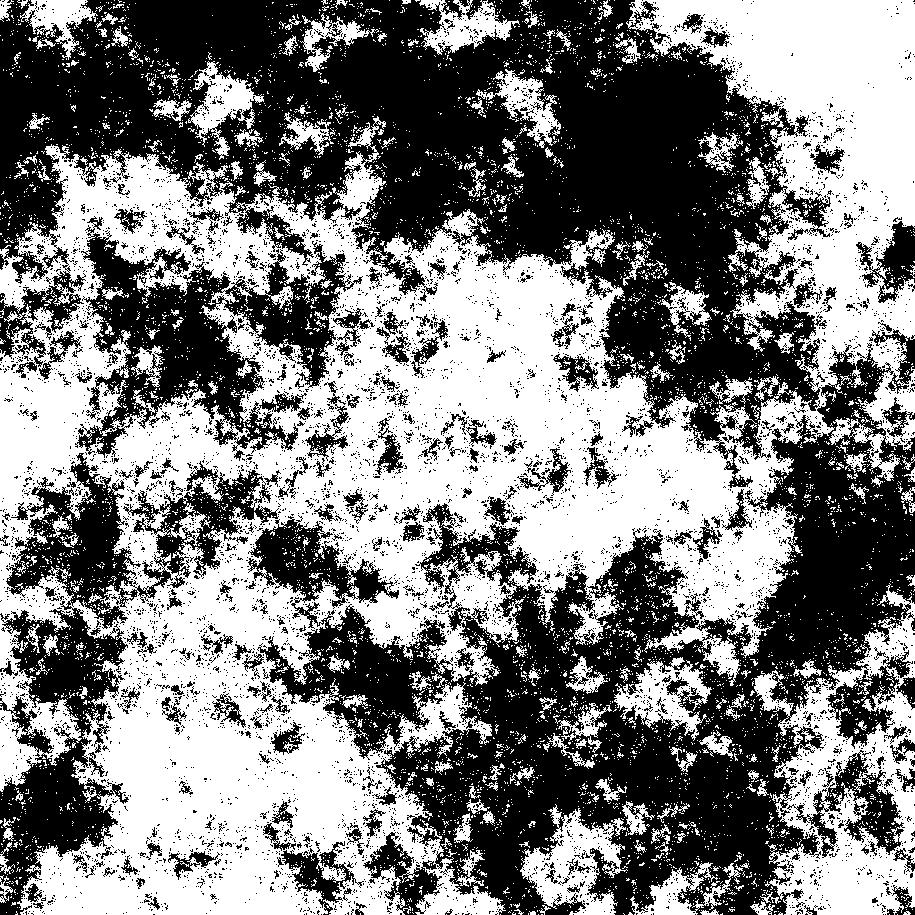
#> input picture sample_fractals/s2_d1.8.png, 915 x 915 px
$ python power-spectrum.py
#> lines starting #> are read from the running program, lines starting #| are printed output that depends on the picture; after the words box and inside, x2 and y2 are one past the last pixel; in counts of white or black regions, pixels touching at a corner belong together; long printed decimals are rounded
import matplotlib.image as mpimg
import numpy as np
import scipy.stats as stats
import matplotlib.pyplot as plt

image = mpimg.imread("sample_fractals/s2_d1.8.png")
#> image is the input picture: shape (915, 915, 3) float32; values 0 (black) and 1 (white), 49.7% white; 7106 white regions (6853 under 20 px), largest, box (x1, y1, x2, y2) and area: (0, 0, 915, 915) 333670, (754, 583, 915, 915) 22534, (520, 804, 628, 915) 5472
image = image[:, :, 0]

npix = image.shape[0]
#> npix = 915

fourier_image = np.fft.fftn(image)
fourier_amplitudes = np.abs(fourier_image)**2

kfreq = np.fft.fftfreq(npix) * npix
kfreq2D = np.meshgrid(kfreq, kfreq)
knrm = np.sqrt(kfreq2D[0]**2 + kfreq2D[1]**2)

knrm = knrm.flatten()
fourier_amplitudes = fourier_amplitudes.flatten()

kbins = np.arange(0.5, npix//2+1, 1.)
#> kbins = 458 values from 0.5 to 457.5
kvals = 0.5 * (kbins[1:] + kbins[:-1])
#> kvals = 457 values from 1 to 457
Abins, _, _ = stats.binned_statistic(knrm, fourier_amplitudes,
                                     statistic = "mean",
                                     bins = kbins)
#> Abins = 457 values, max 1.79e+09 at index 0, min 51153.6 at index 449, mean 10458084.9
Abins *= np.pi * (kbins[1:]**2 - kbins[:-1]**2)
#> Abins = 457 values, max 1.74e+10 at index 1, min 112852460.7 at index 256, mean 358347751.5

m, b = np.polyfit(np.log(kvals), np.log(Abins), 1)
#> m = -0.696; b = 22.61

print(m)
#| -0.6959

plt.loglog(kvals, Abins)
plt.xlabel("$k$")
plt.ylabel("$P(k)$")
plt.tight_layout()
plt.show()
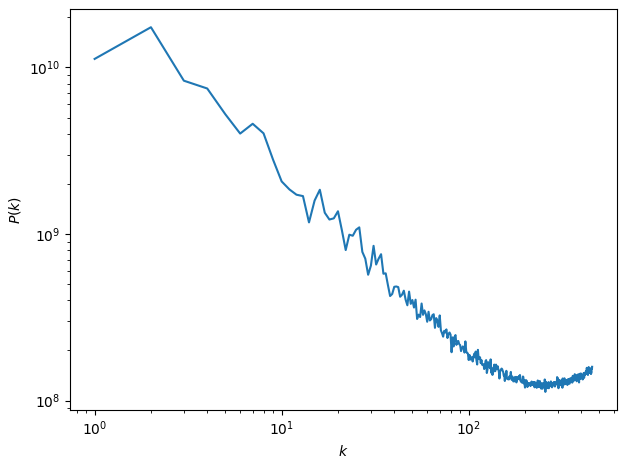
#> figure drawn by matplotlib, 1 panel; curve peaks at x = 2, y = 1.74e+10
#plt.savefig("cloud_power_spectrum.png", dpi=300, bbox_inches="tight")

$ run again, with sample_fractals/s2_d1.0.png copied over sample_fractals/s2_d1.8.png
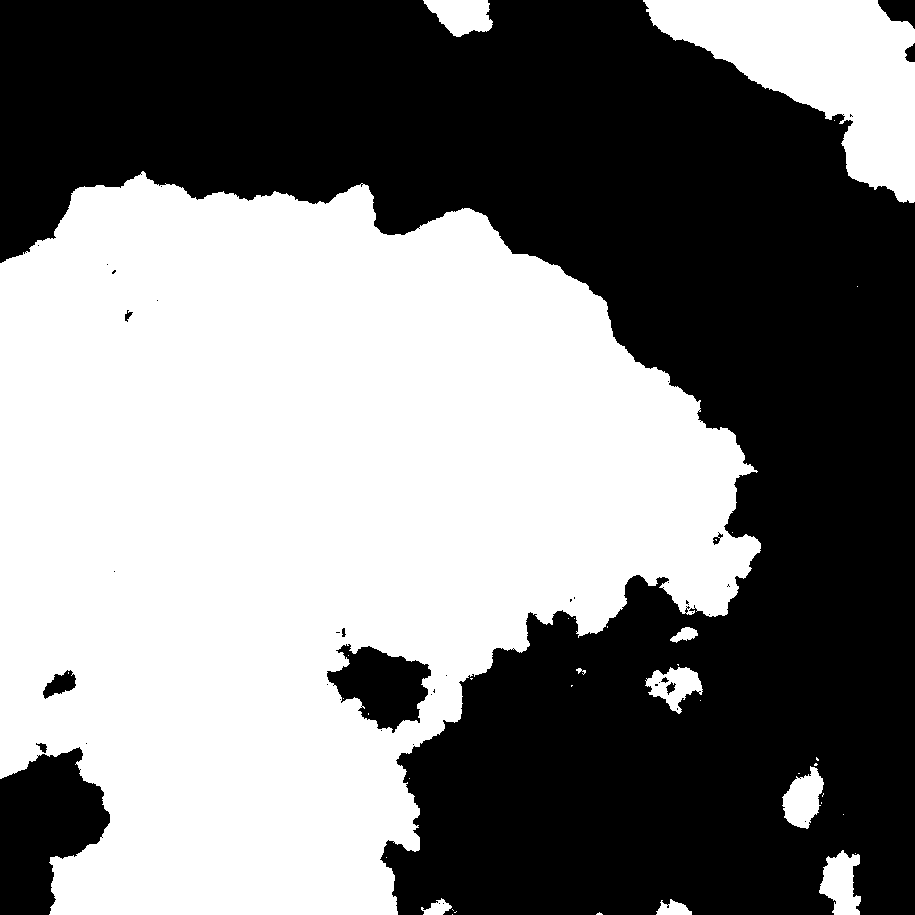
#> input picture sample_fractals/s2_d1.0.png, 915 x 915 px
#> image is the input picture: shape (915, 915, 3) float32; values 0 (black) and 1 (white), 49.9% white; 38 white regions (28 under 20 px), largest, box (x1, y1, x2, y2) and area: (0, 171, 761, 915) 383522, (643, 0, 915, 203) 26870, (819, 850, 861, 915) 1785
#> `Abins, _, _ = stats.binned_statistic(knrm, fourier_amplitudes, statist..`: Abins = 457 values, max 1.02e+10 at index 0, min 1220.2 at index 444, mean 32118560.3
#> `Abins *= np.pi * (kbins[1:]**2 - kbins[:-1]**2)`: Abins = 457 values, max 6.38e+10 at index 0, min 3324401 at index 399, mean 350619552.4
#> m = -1.65; b = 24.69
#| -1.648
#> `plt.show()`:
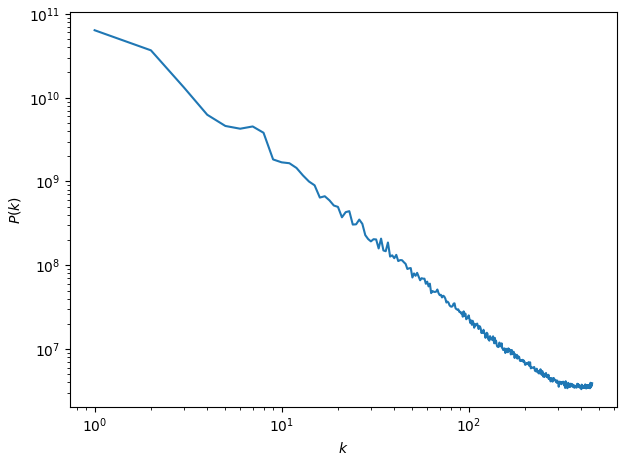
#> figure drawn by matplotlib, 1 panel; curve peaks at x = 1, y = 6.38e+10

$ run again, with sample_fractals/s2_d1.2.png copied over sample_fractals/s2_d1.8.png
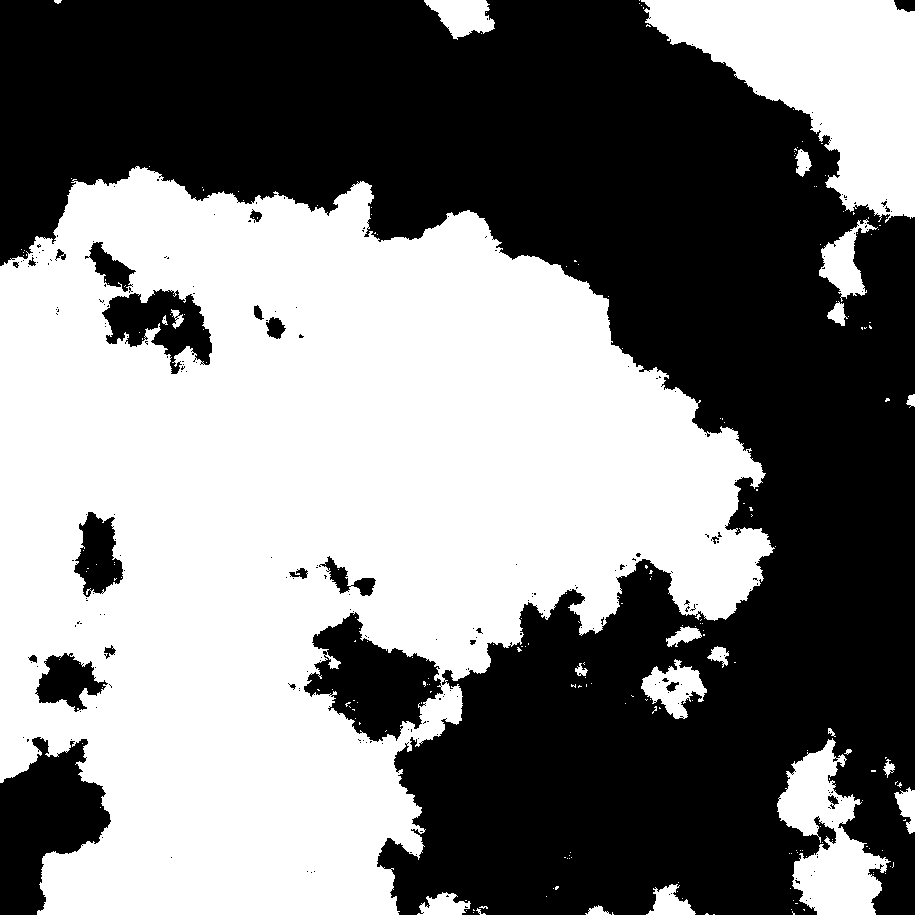
#> input picture sample_fractals/s2_d1.2.png, 915 x 915 px
#> image is the input picture: shape (915, 915, 3) float32; values 0 (black) and 1 (white), 49.8% white; 221 white regions (198 under 20 px), largest, box (x1, y1, x2, y2) and area: (0, 166, 775, 915) 365592, (641, 0, 915, 223) 31584, (777, 738, 891, 915) 9727
#> `Abins, _, _ = stats.binned_statistic(knrm, fourier_amplitudes, statist..`: Abins = 457 values, max 8.27e+09 at index 0, min 3066.7 at index 439, mean 28125070
#> `Abins *= np.pi * (kbins[1:]**2 - kbins[:-1]**2)`: Abins = 457 values, max 5.2e+10 at index 0, min 8135610.5 at index 411, mean 355273905.4
#> m = -1.46; b = 24.39
#| -1.456
#> `plt.show()`:
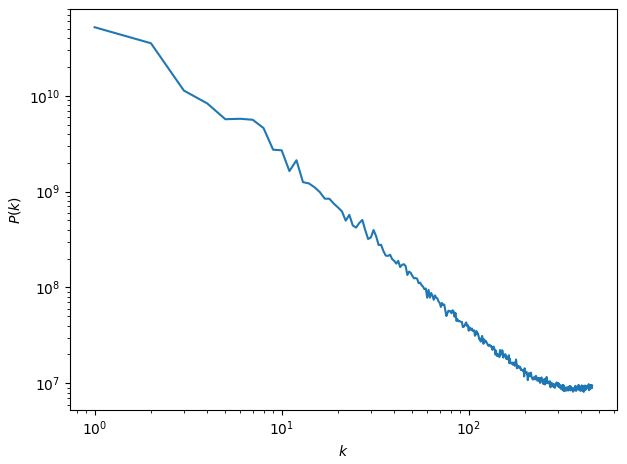
#> figure drawn by matplotlib, 1 panel; curve peaks at x = 1, y = 5.2e+10
